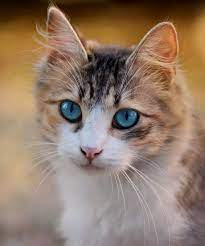
#> input picture photos/cat.jfif, 205 x 246 px, found by its file name
$ python contours.py
#> lines starting #> are read from the running program, lines starting #| are printed output that depends on the picture; after the words box and inside, x2 and y2 are one past the last pixel; in counts of white or black regions, pixels touching at a corner belong together
""" This codes explains contours and threshold function """

import cv2 as cv
import numpy as np

img = cv.imread('photos/cat.jfif')
#> img is the input picture: shape (246, 205, 3); mean B, G, R 105.6, 122.8, 145.6
cv.imshow('Gas',img)

blank = np.zeros(img.shape, dtype='uint8')
cv.imshow('Blank',blank)

gray = cv.cvtColor(img, cv.COLOR_BGR2GRAY)
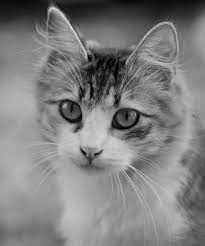
#> gray: shape (246, 205); min 0, max 236, mean 127.7
cv.imshow('Gray',gray)

""" blur = cv.GaussianBlur(gray, (5,5), cv.BORDER_DEFAULT)
cv.imshow('Blur',blur)

canny = cv.Canny(blur, 125, 175)
cv.imshow('Canny Edges',canny) """

# threshold method binarizes an image
ret, thresh = cv.threshold(gray, 125, 255, cv.THRESH_BINARY)
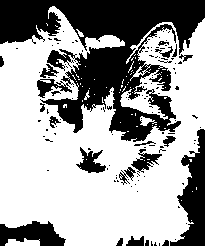
#> thresh: shape (246, 205); 62.8% white; 123 black regions (102 under 20 px)
cv.imshow('Thresh',thresh)

# findcontours method takes the edges of the image and return 2 values:
# 1. Contours is a list of all coordinates o the contours.
# 2. Hierarchies is the herarchial representations of the contours

# The mode:
# RETR_LIST returns all the founded contours
# RETR_EXTERNAL returns extrernal contours
# RETRS_TREE returns all the heriarchical contours

# The method:
# CHAIN_APPROX_NONE does nothing
# CHAIN_APPROX_SIMPLES compresses all the contours
contours, hierarchies = cv.findContours(thresh, cv.RETR_LIST, cv.CHAIN_APPROX_NONE)
#> contours = 295 contours, 268 with area under 20; largest, box (x1, y1, x2, y2) and area: (0, 6, 205, 246) 32471, (75, 146, 107, 174) 440, (46, 48, 76, 70) 344, (130, 152, 163, 172) 336, (36, 78, 73, 99) 334
print(f'{len(contours)} contour(s) found')
#| 295 contour(s) found

# Implementation of contours, worsk almost the same as canny edges
cv.drawContours(blank, contours, -1, (0,0,255), 1)
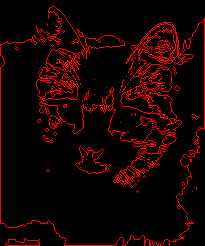
#> blank: shape (246, 205, 3); mean of channels 0, 1, 2 0, 0, 22.5; drawn as B, G, R
cv.imshow('Contours Drawn', blank)

cv.waitKey(0)
